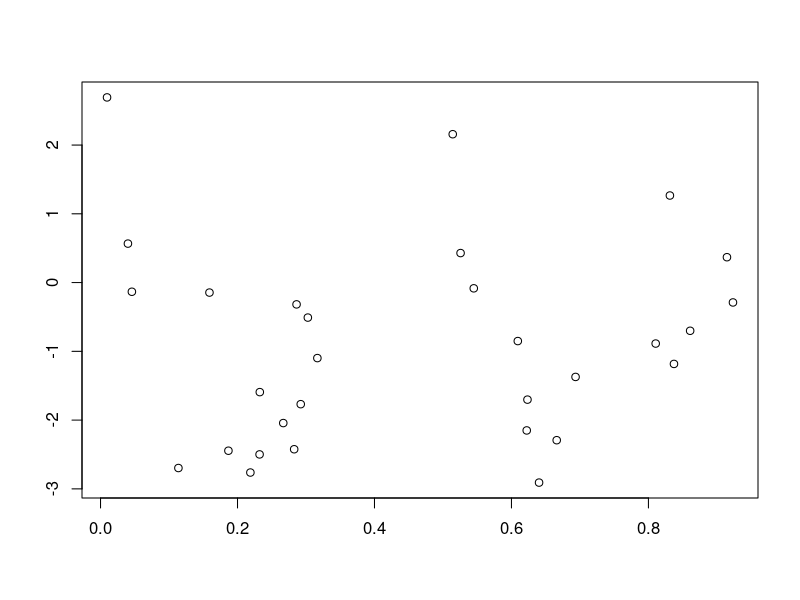

Write the R code that produced this figure.
## ---- chunk 1
set.seed(3102)
## ---- chunk 2
lo.lev <- function(x1, sp){
  # x1: n-by-1 feature vector
  # sp: a numerical value for "span"
  
  n = length(x1);
  lev = rep(0, n)
  
  ##############################################
  # YOUR CODE: Compute the diagonal entries of the 
  #            smoother matrix S and 
  #            store it in a vector "lev"
  # Tip: check how we compute the smoother matrix
  #      for smoothing spline models
  
  for(i in 1:n){
    y = rep(0, n); y[i]=1;
    yi = loess(y ~ x1, span = sp)$fitted;
    lev[i]= yi[i];
  }
  
  ##############################################
  
  return(lev)
}

onestep_CV <- function(x1, y1, sp){
  
  ##############################################
  #  YOUR CODE: 
  #  1) Fit a loess model y1 ~ x1 with span = sp, and extract 
  #     the corresponding residual vector
  #  2) Call lo.lev to obtain the diagonal entries of S
  #  3) Compute LOO-CV and GCV using formula from lecture notes
  #    [lec_W5_NonlinearRegression.pdf] page 33. 
  
  n = length(x1)
  err = y1 - loess(y1 ~ x1, span = sp)$fitted
  sdiag = lo.lev(x1, sp)
  
  cv = sum((err/(1-sdiag))^2)/n
  gcv = sum((err/(1-sum(sdiag)/n))^2)/n
  ##############################################
  
  return(list(cv = cv, gcv = gcv))
}

myCV <- function(x1, y1, span){
  # x1: feature vector of length n
  # y1: response vector of length n
  # span: a sequence of values for "span"
  
  m = length(span)
  cv = rep(0, m)
  gcv = rep(0, m)
  
  for(i in 1:m){
    tmp = onestep_CV(x1, y1, span[i])
    cv[i] = tmp$cv
    gcv[i] = tmp$gcv
  }
  return(list(cv = cv, gcv = gcv))
}
## ---- chunk 3
mydata = read.csv(file = "Coding3_Data.csv")
dim(mydata)
plot(mydata$x, mydata$y, xlab="", ylab="")
